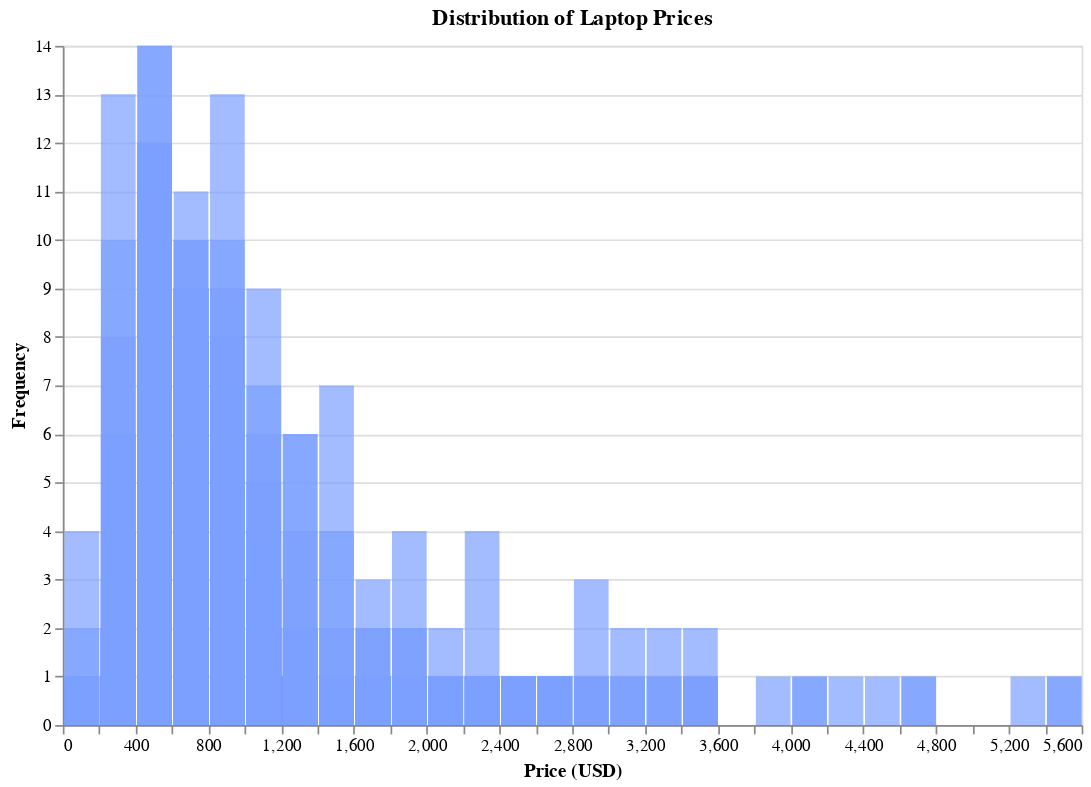

The cell this chart's notebook holds for it:
### Code cell
import altair as alt

df['Price'] = df['Price'].astype(int)

# Create a histogram of laptop prices
chart = alt.Chart(df).mark_bar(
    color='#7ca0ff',  # Bar color
    opacity=0.7       # Bar opacity
).encode(
    x=alt.X('Price:Q', bin=alt.Bin(maxbins=40), title='Price (USD)'),
    y=alt.Y('count()', title='Frequency'),
    tooltip=[alt.Tooltip('count()', title='Frequency'), alt.Tooltip('Price:Q', title='Price Range')]
).properties(
    title='Distribution of Laptop Prices',
    width=600,
    height=400
)

chart.display()

### Figure 1 — Vega-Lite specification as saved in the notebook (floating-point values rounded to 4 significant figures; data arrays with more than 128 entries replaced by an {"elided": "..."} marker saying what was removed)
{"config": {"view": {"continuousWidth": 300, "continuousHeight": 300}}, "data": {"name": "data-d4d64629781e7d112de3ed4c04c6dc12"}, "mark": {"type": "bar", "color": "#7ca0ff", "opacity": 0.7}, "encoding": {"tooltip": [{"aggregate": "count", "title": "Frequency", "type": "quantitative"}, {"field": "Price", "title": "Price Range", "type": "quantitative"}], "x": {"bin": {"maxbins": 40}, "field": "Price", "title": "Price (USD)", "type": "quantitative"}, "y": {"aggregate": "count", "title": "Frequency", "type": "quantitative"}}, "height": 400, "title": "Distribution of Laptop Prices", "width": 600, "$schema": "https://vega.github.io/schema/vega-lite/v5.17.0.json", "datasets": {"data-d4d64629781e7d112de3ed4c04c6dc12": {"elided": "991 records"}}}
